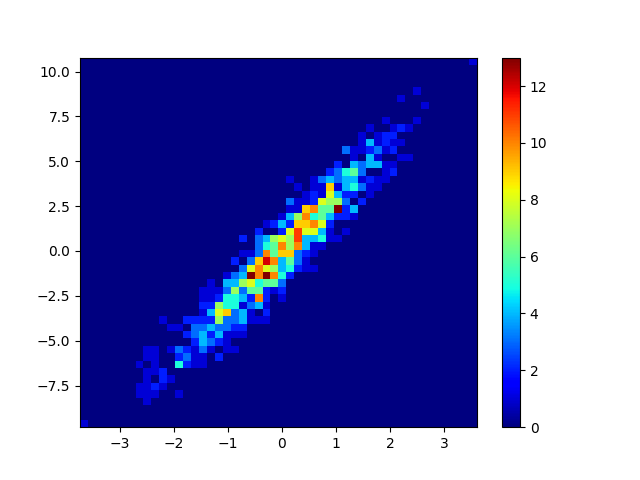

The Python source for this figure:
import numpy as np
import matplotlib.pyplot as plt

a= np.random.normal(size= 1000)
b= a*3 + np.random.normal(size= 1000)

plt.hist2d(a, b,(50,50),cmap= plt.cm.jet)
plt.colorbar()
plt.savefig('Experiment29.png') 
plt.show()
